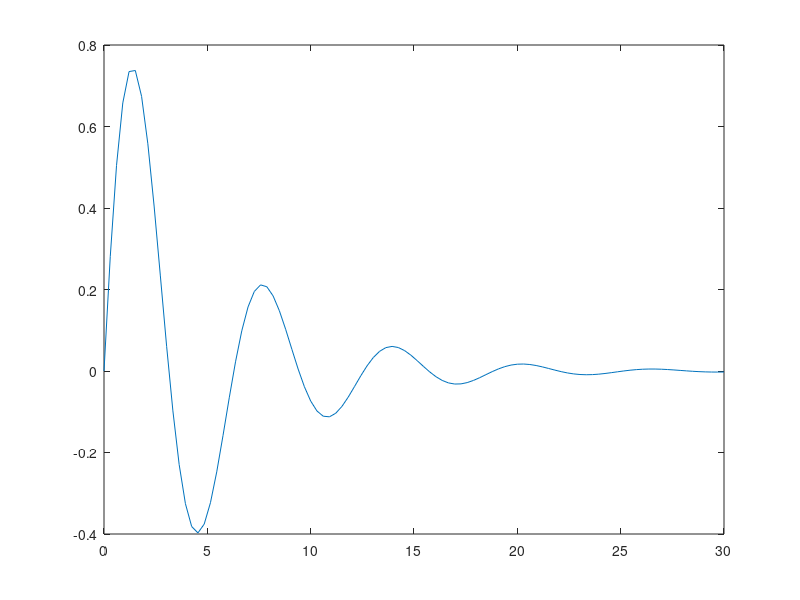

Here is the MATLAB script that generated this plot:
% We want to graph the function e(-0.2t)sin(t)
% for values of 't' from 0 to 30 minutes
%

% Create the vector t
t = linspace(0, 30, 100); % After you're done, try 10 points instead of 100

% Try graphing the following functions on the shell 
% first:
%
% a = sin(t)
% b = exp(-0.2*t)


% ---------- YOUR CODE  HERE ---------- %
y = sin(t).*(exp(-0.2*t));
plot(t, y)
% ------------------------------------- %
